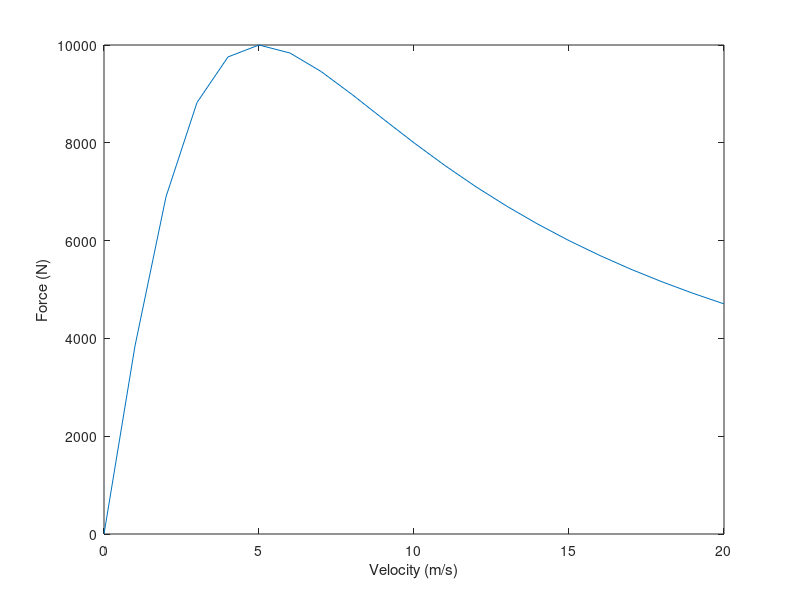

MATLAB code to generate this figure:
%% Braking characteristic for eddy current brakes
% F_bmax = Max braking force for magnet eddy brakes
% vpk = Peak velocity at which F_bmax occurs
% v = Velocity sweep

F_bmax = 10*1e3; % (N)
vpk = 5;         % (m/s)
v = 0:1:20;      % (m/s)

f_b = 2*F_bmax*((v*vpk)./(v.^2 + vpk.^2));

plot(v,f_b)
xlabel('Velocity (m/s)');
ylabel('Force (N)');